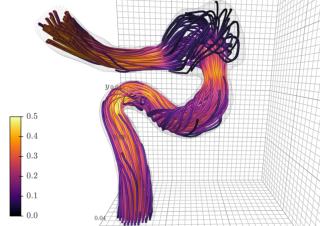

Source code (Python):
import numpy as np
import k3d
from k3d.headless import k3d_remote, get_headless_driver
import pathlib

path = pathlib.Path(__file__).parent.resolve()


def generate():
    plot = k3d.plot(screenshot_scale=1.0, camera_auto_fit=False)
    headless = k3d_remote(plot, get_headless_driver(), width=320, height=226)

    data = np.load(str(path) + '/assets/streamlines_data.npz')
    v = data['v']
    lines = data['lines']
    vertices = data['vertices']
    indices = data['indices']

    plt_streamlines = k3d.line(lines, attribute=v, width=0.00004,
                               color_map=k3d.matplotlib_color_maps.Inferno,
                               color_range=[0, 0.5], shader='mesh')

    plt_mesh = k3d.mesh(vertices, indices, opacity=0.25, wireframe=True, color=0x0002)

    plot += plt_streamlines
    plot += plt_mesh

    headless.sync(hold_until_refreshed=True)
    headless.camera_reset(0.5)

    screenshot = headless.get_screenshot()
    headless.close()

    return screenshot
